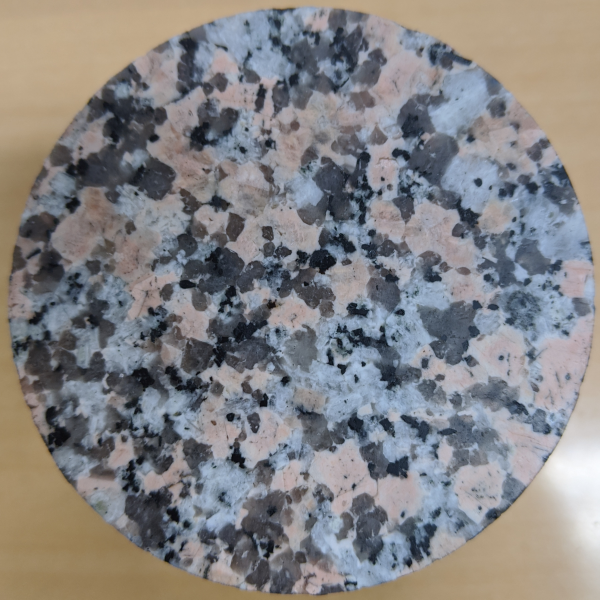
#> input picture Src/Model/core_top_face.png, 1200 x 1199 px (shown at 1/2 size)
$ python img2.py
#> lines starting #> are read from the running program, lines starting #| are printed output that depends on the picture
from PIL import Image
import numpy as np
import matplotlib.pyplot as plt
from mpl_toolkits.axes_grid1.axes_divider import make_axes_locatable
from mpl_toolkits.axes_grid1.colorbar import colorbar

class IMG:
    def __init__(self,fname):
#> called with fname = 'core_top_face.png'
        IM=np.array(Image.open(fname))
#> IM is the input picture: shape (1199, 1200, 3); mean R, G, B 132.2, 130.8, 131.7
        print(type(IM))
#| <class 'numpy.ndarray'>
        print(IM.dtype)
#| uint8
        print(IM.shape)
#| (1199, 1200, 3)
        self.IM=IM;
        self.N=IM.shape
#> self.N = (1199, 1200, 3)
#> in show, `self.R=self.IM[:,:,0].astype(float)`:
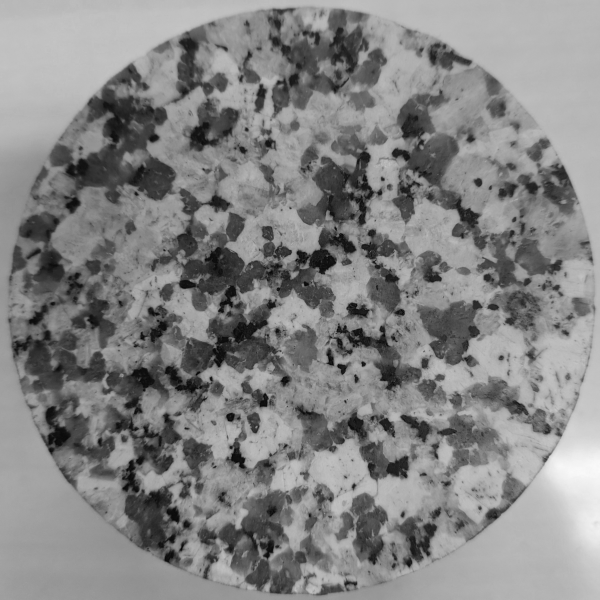
#> self.R: shape (1199, 1200) float64 (shown at 1/2 size); min 1, max 251, mean 132.2
#> in show, `self.G=self.IM[:,:,1].astype(float)`:
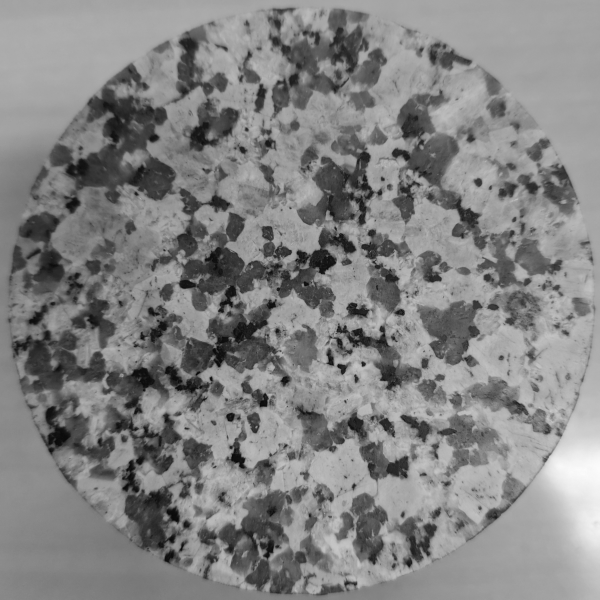
#> self.G: shape (1199, 1200) float64 (shown at 1/2 size); min 3, max 252, mean 130.8
#> in show, `self.B=self.IM[:,:,2].astype(float)`:
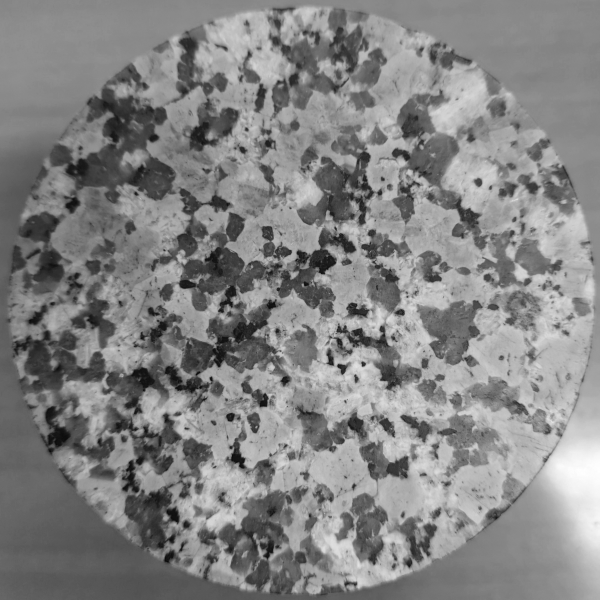
#> self.B: shape (1199, 1200) float64 (shown at 1/2 size); min 2, max 255, mean 131.7
    def draw_rect(self,ax,Xa,Xb,clr="k"):
        xs=[Xa[0],Xb[0],Xb[0],Xa[0],Xa[0]]
        ys=[Xa[1],Xa[1],Xb[1],Xb[1],Xa[1]]
        ax.plot(xs,ys,clr)
    def trim(self,Xa,Xb):
        self.IM=self.IM[Xa[0]:Xb[0],Xa[1]:Xb[1],:]
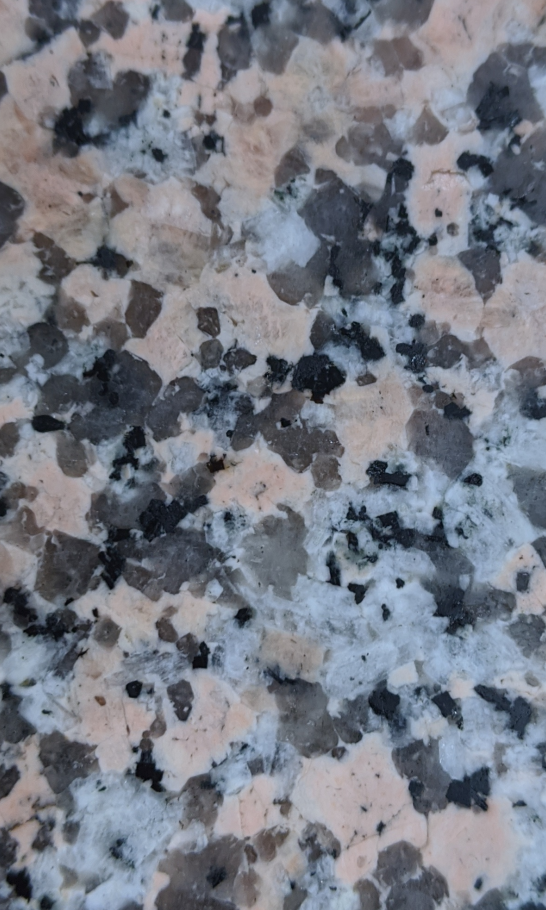
#> self.IM: shape (910, 546, 3); mean R, G, B 117.8, 122.2, 132.5
        self.N=self.IM.shape
#> self.N = (910, 546, 3)
        print(self.N)
#| (910, 546, 3)
    def show(self,ax,typ=""):
        self.R=self.IM[:,:,0].astype(float)
        self.G=self.IM[:,:,1].astype(float)
        self.B=self.IM[:,:,2].astype(float)
        self.I=(self.R+self.G+self.B)/3.
        R=self.R
        G=self.G
        B=self.B
        I=self.I
        im_cmp="hot"
        if typ=="":
            ax_im=ax.imshow(self.IM)
            ax.set_title("Original")
        if typ=="R":
            ax_im=ax.imshow(self.R,cmap=im_cmp)
            ax.set_title("R")
        if typ=="G":
            ax_im=ax.imshow(self.G,cmap=im_cmp)
            ax.set_title("G")
        if typ=="B":
            ax_im=ax.imshow(self.B,cmap=im_cmp)
            ax.set_title("B")
        if typ=="mean":
            ax_im=ax.imshow(I,cmap=im_cmp)
            ax.set_title("Mean (brightness)")
        if typ=="dR":
            ax_im=ax.imshow(R-I,cmap=im_cmp,vmin=0)
            ax.set_title("dR")
        if typ=="dG":
            ax_im=ax.imshow(G-I,cmap=im_cmp,vmin=0)
            ax.set_title("dG")
        if typ=="dB":
            ax_im=ax.imshow(B-I,cmap=im_cmp,vmin=0)
            ax.set_title("dB")
        if typ=="Bt":
            ax_im=ax.imshow(-I,cmap=im_cmp,vmin=-50,vmax=-0)
            ax.set_title("Biotite")
        if typ=="K":
            ax_im=ax.imshow(R-G,cmap=im_cmp,vmin=-0,vmax=20)
            ax.set_title("K-Feldspar")
        if typ=="Na":
            ax_im=ax.imshow(B-G,cmap=im_cmp,vmin=-5,vmax=20)
            ax.set_title("Na-Feldspar")
        ax.grid(True)
        return(ax_im)
    # [152 lines left out: functions show_hist, plot_scatter, min_map, write_M, show_min_map, not called in this run]

if __name__=="__main__":

    #-----------RAW IMAGE---------------
    fig=plt.figure()
    ax=fig.add_subplot(111)
    fname="core_top_face.png"
    img=IMG(fname)
    img.show(ax)

    #-----------TRIMMED IMAGE-----------
    Xa=[200,200]
    Xb=[1000,1000]
    Xa=[300,300]
    Xb=[900,900]
    Xa=[ 145,327]
    Xb=[1055,873]

    img.draw_rect(ax,Xa,Xb)
    img.trim(Xa,Xb)

    fig1=plt.figure()
    ax1=fig1.add_subplot(121)
    ax2=fig1.add_subplot(122)
    img.show(ax1)
#> call 2 of show, with typ = ''
#> in show (call 2), `self.R=self.IM[:,:,0].astype(float)`:
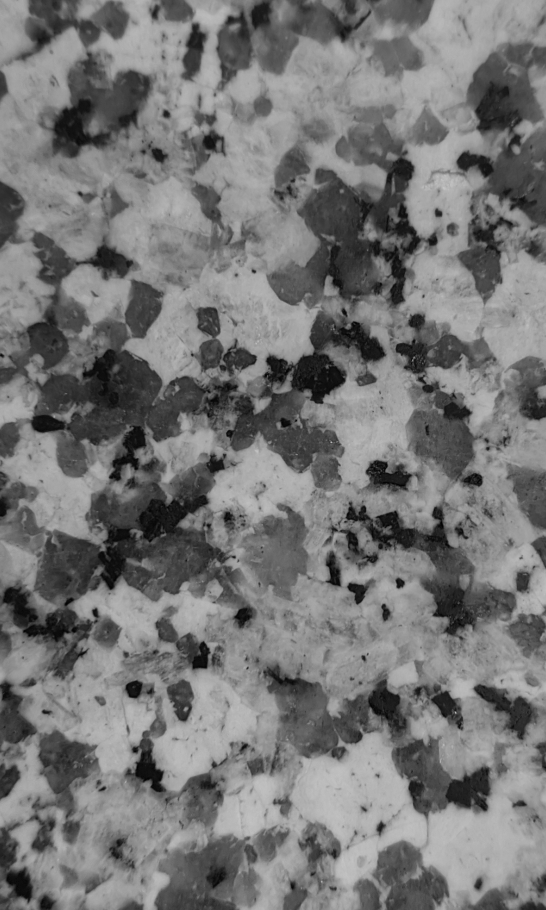
#> self.R: shape (910, 546) float64; min 2, max 197, mean 117.8
#> in show (call 2), `self.G=self.IM[:,:,1].astype(float)`:
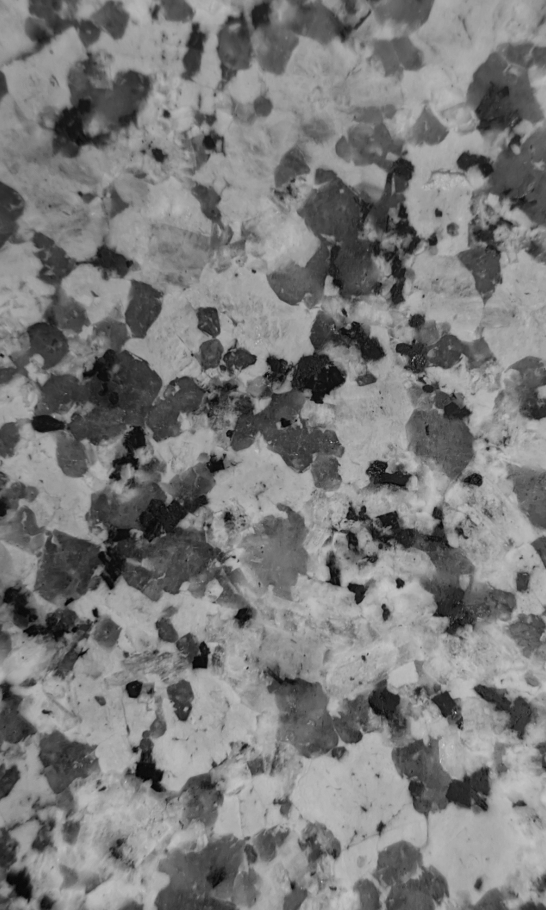
#> self.G: shape (910, 546) float64; min 4, max 203, mean 122.2
#> in show (call 2), `self.B=self.IM[:,:,2].astype(float)`:
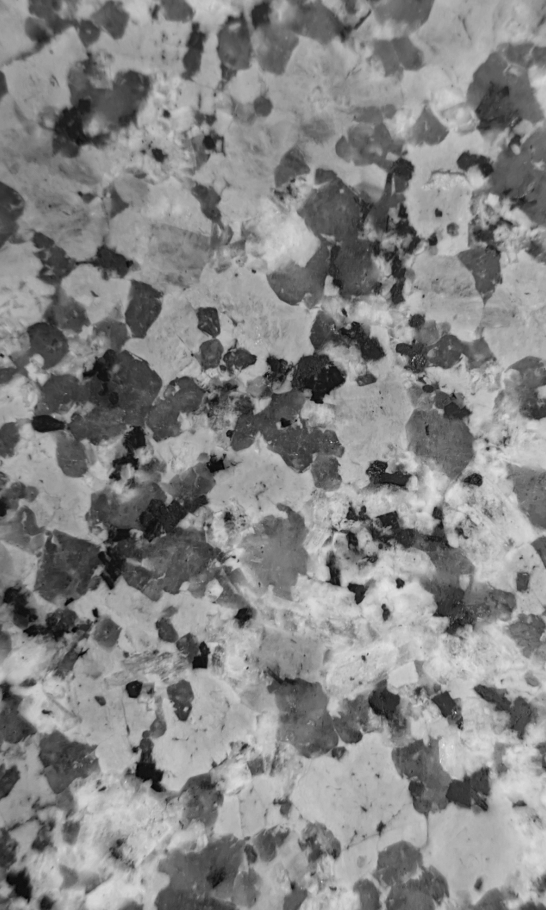
#> self.B: shape (910, 546) float64; min 5, max 231, mean 132.5
    img.show(ax2,typ="mean")

    #-----------RGB components-----------
    fig2=plt.figure()
    bx1=fig2.add_subplot(321)
    bx2=fig2.add_subplot(323)
    bx3=fig2.add_subplot(325)
    bx4=fig2.add_subplot(322)
    bx5=fig2.add_subplot(324)
    bx6=fig2.add_subplot(326)

    im1=img.show(bx1,typ="dR")
    im2=img.show(bx2,typ="dG")
    im3=img.show(bx3,typ="dB")
    bx1_divider=make_axes_locatable(bx1)
    bx2_divider=make_axes_locatable(bx2)
    bx3_divider=make_axes_locatable(bx3)
    cax1=bx1_divider.append_axes("right",size="7%",pad="2%")
    cax2=bx2_divider.append_axes("right",size="7%",pad="2%")
    cax3=bx3_divider.append_axes("right",size="7%",pad="2%")
#> (the run stopped early here; a loop or call above may not have finished)
